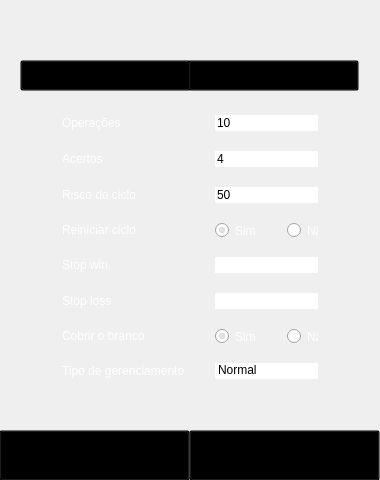
<?xml version="1.0" encoding="UTF-8"?>
<ui version="4.0">
 <class>JanelaEstrategias</class>
 <widget class="QMainWindow" name="JanelaEstrategias">
  <property name="geometry">
   <rect>
    <x>0</x>
    <y>0</y>
    <width>380</width>
    <height>480</height>
   </rect>
  </property>
  <property name="sizePolicy">
   <sizepolicy hsizetype="Fixed" vsizetype="Fixed">
    <horstretch>0</horstretch>
    <verstretch>0</verstretch>
   </sizepolicy>
  </property>
  <property name="maximumSize">
   <size>
    <width>380</width>
    <height>480</height>
   </size>
  </property>
  <property name="windowTitle">
   <string>Fortuno Blaze</string>
  </property>
  <property name="windowIcon">
   <iconset>
    <normaloff>../assets/Fortuno Blaze Icon.jpg</normaloff>../assets/Fortuno Blaze Icon.jpg</iconset>
  </property>
  <property name="styleSheet">
   <string notr="true">QScrollBar:vertical {
                               border: none;
                               background-color: #FFFFFF;
                               width: 10px;    
                               margin: 0px 0px 0px 0px;
                           }
                           QScrollBar::handle:vertical {
                               background-color: #725509; 
                               min-height: 20px;
                           }
                           QScrollBar::add-line:vertical {
                               border: none;
                               background: none;
                           }
                           QScrollBar::sub-line:vertical {
                               border: none;
                               background: none;
                          }
</string>
  </property>
  <widget class="QWidget" name="centralwidget">
   <property name="maximumSize">
    <size>
     <width>380</width>
     <height>480</height>
    </size>
   </property>
   <widget class="QLabel" name="BackgroundApp">
    <property name="geometry">
     <rect>
      <x>0</x>
      <y>0</y>
      <width>380</width>
      <height>480</height>
     </rect>
    </property>
    <property name="minimumSize">
     <size>
      <width>380</width>
      <height>480</height>
     </size>
    </property>
    <property name="text">
     <string/>
    </property>
    <property name="pixmap">
     <pixmap>../assets/gerenciamento/BackgroundApp (1).svg</pixmap>
    </property>
   </widget>
   <widget class="QLabel" name="RectangleTop">
    <property name="geometry">
     <rect>
      <x>-8</x>
      <y>-10</y>
      <width>391</width>
      <height>71</height>
     </rect>
    </property>
    <property name="text">
     <string/>
    </property>
    <property name="pixmap">
     <pixmap>../assets/gerenciamento/RectangleTop (1).png</pixmap>
    </property>
   </widget>
   <widget class="QLabel" name="RectangleMiddle">
    <property name="geometry">
     <rect>
      <x>10</x>
      <y>38</y>
      <width>361</width>
      <height>401</height>
     </rect>
    </property>
    <property name="text">
     <string/>
    </property>
    <property name="pixmap">
     <pixmap>../assets/gerenciamento/RectangleMiddle (6).svg</pixmap>
    </property>
   </widget>
   <widget class="QPushButton" name="ButtonBack">
    <property name="geometry">
     <rect>
      <x>-1</x>
      <y>430</y>
      <width>191</width>
      <height>51</height>
     </rect>
    </property>
    <property name="styleSheet">
     <string notr="true">background-color: transparent;</string>
    </property>
    <property name="text">
     <string/>
    </property>
    <property name="icon">
     <iconset>
      <normaloff>../assets/gerenciamento/ButtonBack.svg</normaloff>../assets/gerenciamento/ButtonBack.svg</iconset>
    </property>
    <property name="iconSize">
     <size>
      <width>190</width>
      <height>5037</height>
     </size>
    </property>
   </widget>
   <widget class="QPushButton" name="ButtonNext">
    <property name="geometry">
     <rect>
      <x>189</x>
      <y>430</y>
      <width>191</width>
      <height>51</height>
     </rect>
    </property>
    <property name="styleSheet">
     <string notr="true">background-color: transparent;</string>
    </property>
    <property name="text">
     <string/>
    </property>
    <property name="icon">
     <iconset>
      <normaloff>../assets/gerenciamento/ButtonNext (1).svg</normaloff>../assets/gerenciamento/ButtonNext (1).svg</iconset>
    </property>
    <property name="iconSize">
     <size>
      <width>190</width>
      <height>5037</height>
     </size>
    </property>
   </widget>
   <widget class="QLabel" name="RectangleMiddleTop">
    <property name="geometry">
     <rect>
      <x>19</x>
      <y>55</y>
      <width>341</width>
      <height>40</height>
     </rect>
    </property>
    <property name="text">
     <string/>
    </property>
    <property name="pixmap">
     <pixmap>../assets/gerenciamento/Rectangle 1 (1).svg</pixmap>
    </property>
   </widget>
   <widget class="QPushButton" name="MasanielloButton">
    <property name="geometry">
     <rect>
      <x>20</x>
      <y>60</y>
      <width>171</width>
      <height>31</height>
     </rect>
    </property>
    <property name="styleSheet">
     <string notr="true">background-color: transparent;</string>
    </property>
    <property name="text">
     <string/>
    </property>
    <property name="icon">
     <iconset>
      <normaloff>../assets/gerenciamento/Rectangle Masaniello (1).svg</normaloff>../assets/gerenciamento/Rectangle Masaniello (1).svg</iconset>
    </property>
    <property name="iconSize">
     <size>
      <width>164</width>
      <height>24</height>
     </size>
    </property>
   </widget>
   <widget class="QPushButton" name="MaoFixaButton">
    <property name="geometry">
     <rect>
      <x>188</x>
      <y>60</y>
      <width>171</width>
      <height>31</height>
     </rect>
    </property>
    <property name="styleSheet">
     <string notr="true">background-color: transparent;</string>
    </property>
    <property name="text">
     <string/>
    </property>
    <property name="icon">
     <iconset>
      <normaloff>../assets/gerenciamento/Rectangle Mão Fixa (1).svg</normaloff>../assets/gerenciamento/Rectangle Mão Fixa (1).svg</iconset>
    </property>
    <property name="iconSize">
     <size>
      <width>164</width>
      <height>24</height>
     </size>
    </property>
   </widget>
   <widget class="QGroupBox" name="groupMasanielloBox">
    <property name="geometry">
     <rect>
      <x>47</x>
      <y>115</y>
      <width>291</width>
      <height>291</height>
     </rect>
    </property>
    <property name="styleSheet">
     <string notr="true">border-radius: 0px;</string>
    </property>
    <property name="title">
     <string/>
    </property>
    <widget class="QWidget" name="formLayoutWidget">
     <property name="geometry">
      <rect>
       <x>10</x>
       <y>0</y>
       <width>261</width>
       <height>328</height>
      </rect>
     </property>
     <layout class="QFormLayout" name="formLayout">
      <property name="horizontalSpacing">
       <number>30</number>
      </property>
      <property name="verticalSpacing">
       <number>20</number>
      </property>
      <property name="leftMargin">
       <number>5</number>
      </property>
      <item row="1" column="0">
       <widget class="QLabel" name="operacoesText">
        <property name="styleSheet">
         <string notr="true">color: white;</string>
        </property>
        <property name="text">
         <string>Operações</string>
        </property>
       </widget>
      </item>
      <item row="1" column="1">
       <widget class="QLineEdit" name="operacoesInput">
        <property name="inputMethodHints">
         <set>Qt::ImhNone</set>
        </property>
        <property name="inputMask">
         <string/>
        </property>
        <property name="text">
         <string>10</string>
        </property>
       </widget>
      </item>
      <item row="2" column="0">
       <widget class="QLabel" name="acertosText">
        <property name="styleSheet">
         <string notr="true">color: white;</string>
        </property>
        <property name="text">
         <string>Acertos</string>
        </property>
       </widget>
      </item>
      <item row="2" column="1">
       <widget class="QLineEdit" name="acertosInput">
        <property name="text">
         <string>4</string>
        </property>
       </widget>
      </item>
      <item row="3" column="0">
       <widget class="QLabel" name="riscoCicloText">
        <property name="styleSheet">
         <string notr="true">color: white;</string>
        </property>
        <property name="text">
         <string>Risco do ciclo</string>
        </property>
       </widget>
      </item>
      <item row="3" column="1">
       <widget class="QLineEdit" name="riscoCicloInput">
        <property name="text">
         <string>50</string>
        </property>
       </widget>
      </item>
      <item row="4" column="0">
       <widget class="QLabel" name="reiniciarCicloText">
        <property name="styleSheet">
         <string notr="true">color: white;</string>
        </property>
        <property name="text">
         <string>Reiniciar ciclo</string>
        </property>
       </widget>
      </item>
      <item row="4" column="1">
       <widget class="QGroupBox" name="groupReiniciarCiclo">
        <property name="title">
         <string/>
        </property>
        <widget class="QWidget" name="horizontalLayoutWidget_2">
         <property name="geometry">
          <rect>
           <x>0</x>
           <y>0</y>
           <width>137</width>
           <height>15</height>
          </rect>
         </property>
         <layout class="QHBoxLayout" name="reiniciarCicloLayout">
          <item>
           <widget class="QRadioButton" name="reiniciarCicloSimRadio">
            <property name="styleSheet">
             <string notr="true">color: white;</string>
            </property>
            <property name="text">
             <string>Sim</string>
            </property>
            <property name="checked">
             <bool>true</bool>
            </property>
           </widget>
          </item>
          <item>
           <widget class="QRadioButton" name="reiniciarCicloNaoRadio">
            <property name="styleSheet">
             <string notr="true">color: white;</string>
            </property>
            <property name="text">
             <string>Não</string>
            </property>
           </widget>
          </item>
         </layout>
        </widget>
       </widget>
      </item>
      <item row="5" column="0">
       <widget class="QLabel" name="stopWinText">
        <property name="styleSheet">
         <string notr="true">color: white;</string>
        </property>
        <property name="text">
         <string>Stop win</string>
        </property>
       </widget>
      </item>
      <item row="5" column="1">
       <widget class="QLineEdit" name="stopWinInput">
        <property name="text">
         <string/>
        </property>
       </widget>
      </item>
      <item row="6" column="0">
       <widget class="QLabel" name="stopLossText">
        <property name="styleSheet">
         <string notr="true">color: white;</string>
        </property>
        <property name="text">
         <string>Stop loss</string>
        </property>
       </widget>
      </item>
      <item row="6" column="1">
       <widget class="QLineEdit" name="stopLossInput">
        <property name="text">
         <string/>
        </property>
       </widget>
      </item>
      <item row="7" column="0">
       <widget class="QLabel" name="cobrirBrancoText">
        <property name="styleSheet">
         <string notr="true">color: white;</string>
        </property>
        <property name="text">
         <string>Cobrir o branco</string>
        </property>
       </widget>
      </item>
      <item row="7" column="1">
       <widget class="QGroupBox" name="groupCobrirBrancoBox">
        <property name="title">
         <string/>
        </property>
        <widget class="QWidget" name="horizontalLayoutWidget">
         <property name="geometry">
          <rect>
           <x>0</x>
           <y>0</y>
           <width>137</width>
           <height>15</height>
          </rect>
         </property>
         <layout class="QHBoxLayout" name="cobrirBrancoLayout">
          <item>
           <widget class="QRadioButton" name="cobrirBrancoSimRadio">
            <property name="styleSheet">
             <string notr="true">color: white;</string>
            </property>
            <property name="text">
             <string>Sim</string>
            </property>
            <property name="checked">
             <bool>true</bool>
            </property>
           </widget>
          </item>
          <item>
           <widget class="QRadioButton" name="cobrirBrancoNaoRadio">
            <property name="styleSheet">
             <string notr="true">color: white;</string>
            </property>
            <property name="text">
             <string>Não</string>
            </property>
           </widget>
          </item>
         </layout>
        </widget>
       </widget>
      </item>
      <item row="8" column="0">
       <widget class="QLabel" name="cobrirBrancoText_2">
        <property name="styleSheet">
         <string notr="true">color: white;</string>
        </property>
        <property name="text">
         <string>Tipo de gerenciamento</string>
        </property>
       </widget>
      </item>
      <item row="8" column="1">
       <widget class="QGroupBox" name="tipoGerenciamentoBox">
        <property name="styleSheet">
         <string notr="true">height: 16px;</string>
        </property>
        <property name="title">
         <string/>
        </property>
        <widget class="QComboBox" name="tipoGerenciamentoComboBox">
         <property name="geometry">
          <rect>
           <x>-2</x>
           <y>-9</y>
           <width>121</width>
           <height>31</height>
          </rect>
         </property>
         <property name="acceptDrops">
          <bool>false</bool>
         </property>
         <property name="editable">
          <bool>false</bool>
         </property>
         <property name="currentText">
          <string>Normal</string>
         </property>
         <item>
          <property name="text">
           <string>Normal</string>
          </property>
         </item>
         <item>
          <property name="text">
           <string>Progressivo</string>
          </property>
         </item>
        </widget>
       </widget>
      </item>
      <item row="9" column="1">
       <widget class="QGroupBox" name="mostrarPlanilhaBox">
        <property name="enabled">
         <bool>true</bool>
        </property>
        <property name="minimumSize">
         <size>
          <width>0</width>
          <height>17</height>
         </size>
        </property>
        <property name="title">
         <string/>
        </property>
       </widget>
      </item>
     </layout>
    </widget>
   </widget>
   <widget class="QLabel" name="LineSeparator">
    <property name="geometry">
     <rect>
      <x>187</x>
      <y>430</y>
      <width>16</width>
      <height>51</height>
     </rect>
    </property>
    <property name="text">
     <string/>
    </property>
    <property name="pixmap">
     <pixmap>../assets/gerenciamento/SeparatorLine.svg</pixmap>
    </property>
   </widget>
  </widget>
 </widget>
 <resources/>
 <connections/>
</ui>
